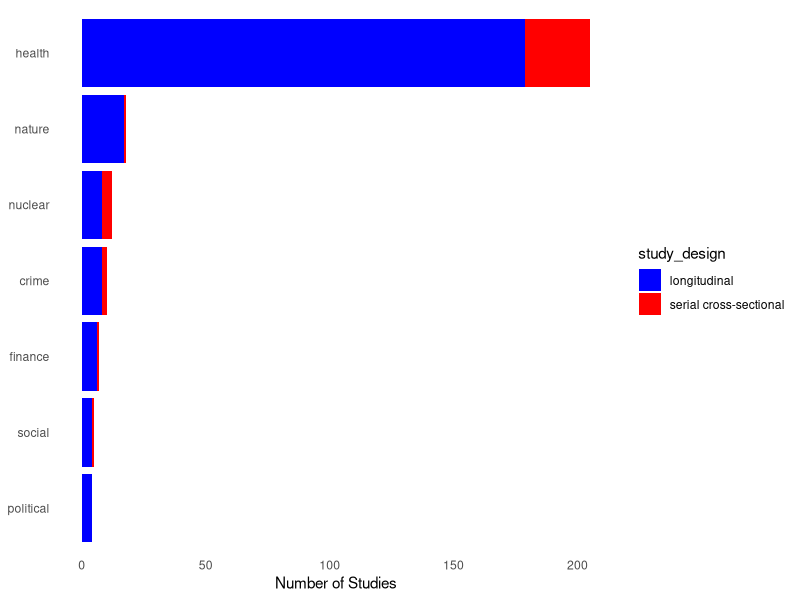
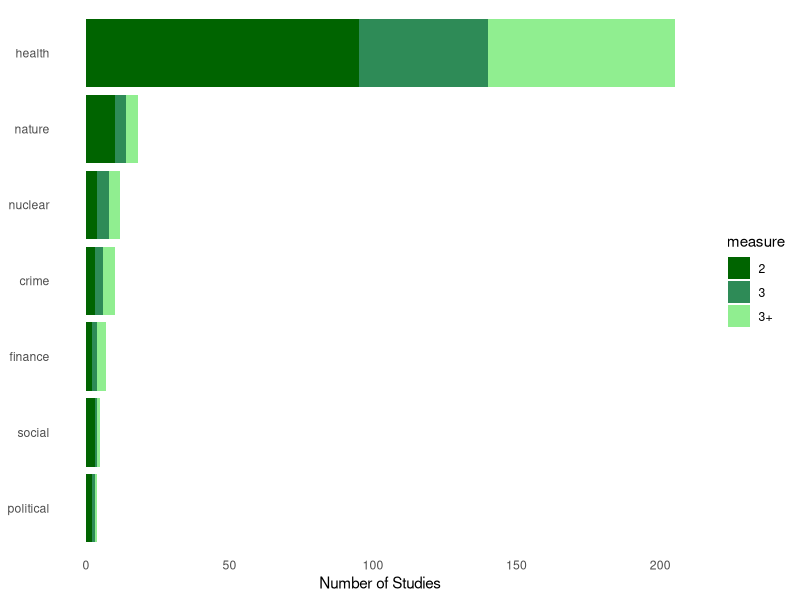
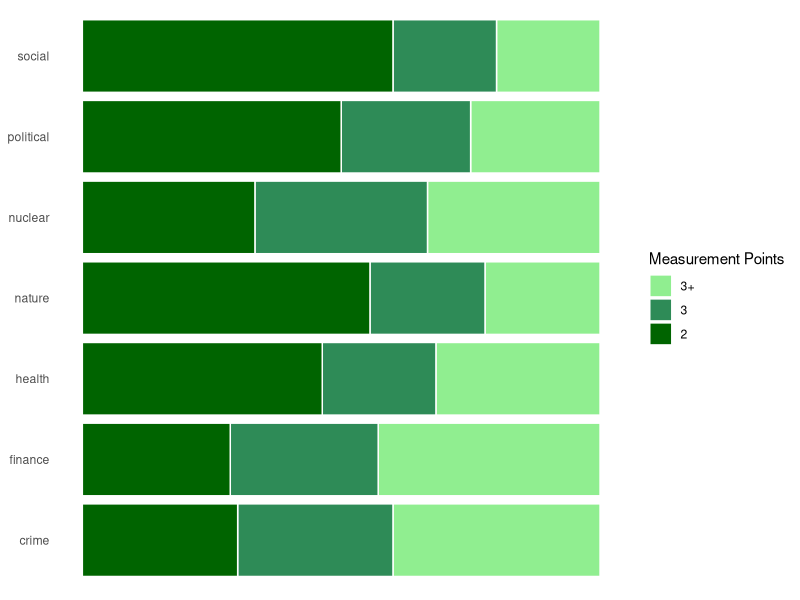
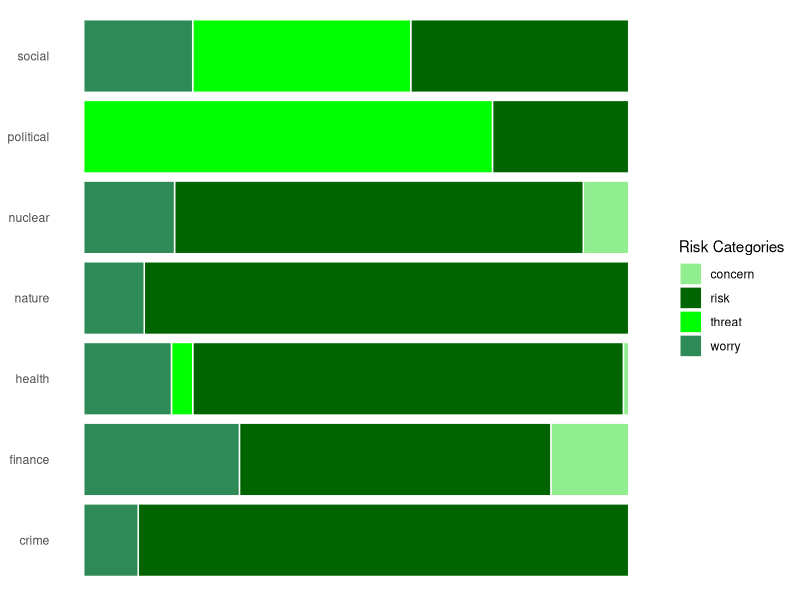
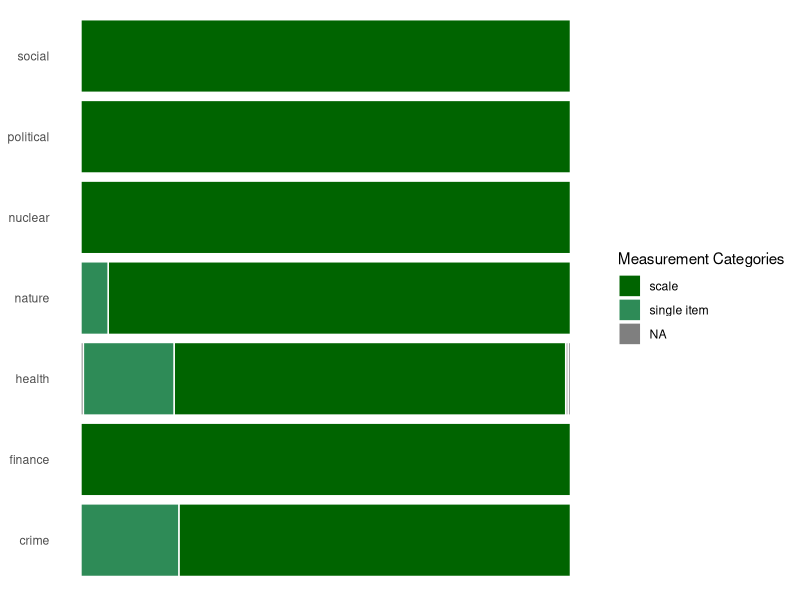
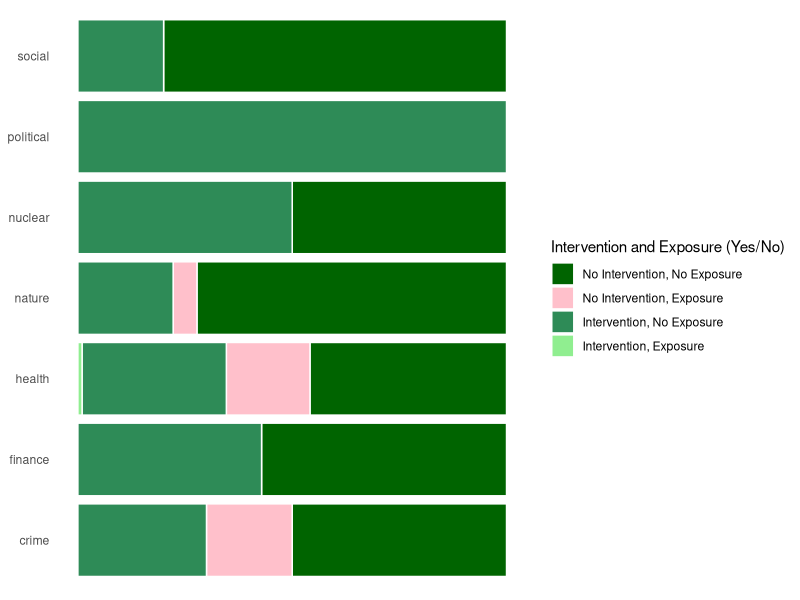
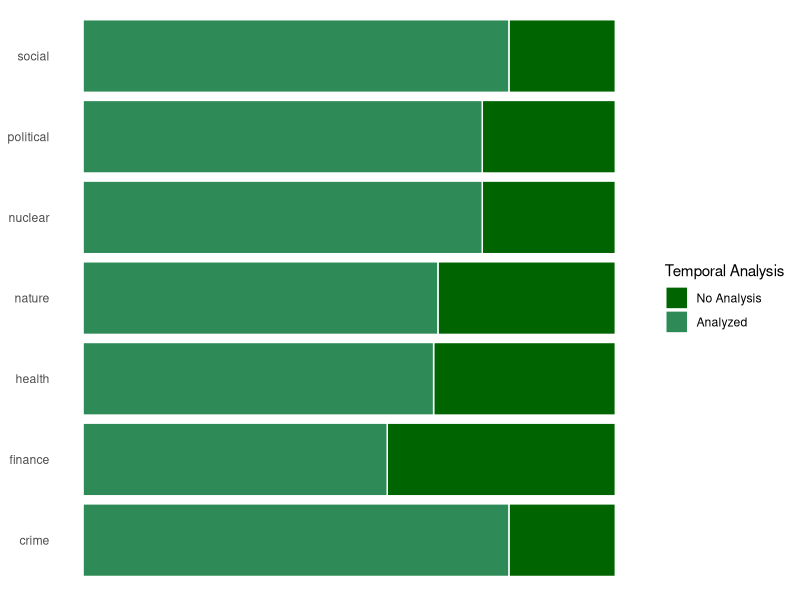
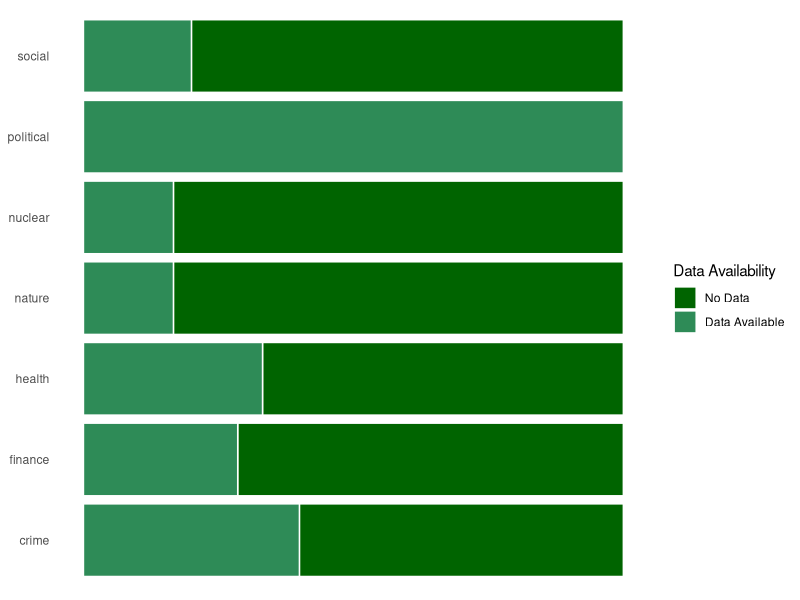

Generate these figures, in order, with R:
## ---- chunk 1
#####Prep ------------------
#load packages 
#install.packages("dplyr")
#install.packages("here")
library(dplyr)
library(here)
library(readr)
#install.packages("tidyverse")
library(tidyverse)
library(ggplot2)

#set working directory
setwd(here())
getwd()
## ---- chunk 2
df_final <- read_csv("data/final.csv")
## ---- chunk 3
create_combined_horizontal_bar <- function(df) {
  columns_of_interest <- c('health', 'finance', 'political', 'crime', 'nature', 'nuclear', 'social')
  
  # Create a long-format data frame for ggplot
  df_long <- df %>%
    gather(key = "variable", value = "value", columns_of_interest) %>%
    filter(value == 1)  # Filter only rows where the value is 1
  
  # Arrange levels of 'variable' by count in ascending order
  df_long$variable <- factor(df_long$variable, levels = names(sort(table(df_long$variable), decreasing = FALSE)))
  
  # Plotting the horizontal bar plot using ggplot2
  ggplot(df_long, aes(x = value, y = variable, fill = study_design)) +
    geom_bar(stat = "identity", position = position_stack(reverse = TRUE), color = NA) +  # Reverse the stacking order
    scale_fill_manual(values = c("serial cross-sectional" = "red", "longitudinal" = "blue")) +
    theme_minimal() +
    theme(panel.grid = element_blank(), panel.border = element_blank()) +  # Remove grid lines and borders
    labs(x = "Number of Studies", y = NULL, title = NULL) +  # Remove y-axis label and title
    xlab("Number of Studies")  # Set x-axis label
}

# Apply the function to df_final
create_combined_horizontal_bar(df_final)
## ---- chunk 4
# Assuming df_final already exists and you want to modify it
df_final <- df_final %>%
  mutate(measure = ifelse(times_measured_1 == 2, "2",
                          ifelse(times_measured_1 == 3, "3", "3+")))

# Function to create a single horizontal bar plot for counts of 1
create_combined_horizontal_bar <- function(df) {
  columns_of_interest <- c('health', 'finance', 'political', 'crime', 'nature', 'nuclear', 'social')
  
  # Create a long-format data frame for ggplot
  df_long <- df %>%
    gather(key = "variable", value = "value", columns_of_interest) %>%
    filter(value == 1)  # Filter only rows where the value is 1
  
  # Arrange levels of 'variable' by count in ascending order
  df_long$variable <- factor(df_long$variable, levels = names(sort(table(df_long$variable), decreasing = FALSE)))
  
  # Plotting the horizontal bar plot using ggplot2
  ggplot(df_long, aes(x = value, y = variable, fill = measure)) +
    geom_bar(stat = "identity", position = position_stack(reverse = TRUE), color = NA) +  # Reverse the stacking order
    scale_fill_manual(values = c("2" = "darkgreen", "3" = "seagreen", "3+" = "lightgreen")) +
    theme_minimal() +
    theme(panel.grid = element_blank(), panel.border = element_blank()) +  # Remove grid lines and borders
    labs(x = "Number of Studies", y = NULL, title = NULL) +  # Remove y-axis label and title
    xlab("Number of Studies")  # Set x-axis label
}

# Apply the function to df_final
create_combined_horizontal_bar(df_final)
## ---- chunk 5
create_combined_horizontal_bar <- function(df) {
  columns_of_interest <- c('health', 'finance', 'political', 'crime', 'nature', 'nuclear', 'social')
  
  # Create a long-format data frame for ggplot
  df_long <- df %>%
    gather(key = "variable", value = "value", columns_of_interest) %>%
    filter(value == 1)  # Filter only rows where the value is 1
  
  # Set the order of the levels for the 'measure' column
  df_long$measure <- factor(df_long$measure, levels = c("3+", "3", "2"))
  
  # Plotting the horizontal bar plot using ggplot2
  ggplot(df_long, aes(x = variable, fill = as.factor(measure))) +
    geom_bar(position = "fill", stat = "count", color = "white") +
    coord_flip() +  # Flip the coordinates for a horizontal bar plot
    theme_minimal() +
    theme(panel.grid = element_blank(), panel.border = element_blank(),
          axis.text.x = element_blank(), axis.title.x = element_blank()) +  # Remove x-axis labels and title
    labs(x = NULL, y = NULL, title = NULL) +  # Remove axis labels and change title
    scale_fill_manual(values = c("2" = "darkgreen", "3" = "seagreen", "3+" = "lightgreen"), name = "Measurement Points")  # Customize fill colors and legend title
}

# Apply the function to df_final
create_combined_horizontal_bar(df_final)
## ---- chunk 6
#kind of risk (risk, concern, worry)
create_combined_horizontal_bar <- function(df) {
  columns_of_interest <- c('health', 'finance', 'political', 'crime', 'nature', 'nuclear', 'social')
  
  # Create a long-format data frame for ggplot
  df_long <- df %>%
    gather(key = "variable", value = "value", columns_of_interest) %>%
    filter(value == 1)  # Filter only rows where the value is 1
  
  # Plotting the horizontal bar plot using ggplot2
  ggplot(df_long, aes(x = variable, fill = as.factor(risk_1))) +
    geom_bar(position = "fill", stat = "count", color = "white") +
    coord_flip() +  # Flip the coordinates for a horizontal bar plot
    theme_minimal() +
    theme(panel.grid = element_blank(), panel.border = element_blank(),
          axis.text.x = element_blank(), axis.title.x = element_blank()) +  # Remove x-axis labels and title
    labs(x = NULL, y = NULL, title = NULL) +  # Remove axis labels and change title
    scale_fill_manual(values = c(
      "risk" = "darkgreen", "worry" = "seagreen", "concern" = "lightgreen", "threat" = "green"
    ), name = "Risk Categories")  # Customize fill colors and legend title
}

# Apply the function to df_final
create_combined_horizontal_bar(df_final)
## ---- chunk 7
#### how measured (scale, single item, etc.)-----
create_combined_horizontal_bar <- function(df) {
  columns_of_interest <- c('health', 'finance', 'political', 'crime', 'nature', 'nuclear', 'social')
  
  # Create a long-format data frame for ggplot
  df_long <- df %>%
    gather(key = "variable", value = "value", columns_of_interest) %>%
    filter(value == 1)  # Filter only rows where the value is 1
  
  # Plotting the horizontal bar plot using ggplot2
  ggplot(df_long, aes(x = variable, fill = as.factor(measured_1))) +
    geom_bar(position = "fill", stat = "count", color = "white") +
    coord_flip() +  # Flip the coordinates for a horizontal bar plot
    theme_minimal() +
    theme(panel.grid = element_blank(), panel.border = element_blank(),
          axis.text.x = element_blank(), axis.title.x = element_blank()) +  # Remove x-axis labels and title
    labs(x = NULL, y = NULL, title = NULL) +  # Remove axis labels and change title
    scale_fill_manual(values = c(
      "scale" = "darkgreen", "single item" = "seagreen"
    ), name = "Measurement Categories")  # Customize fill colors and legend title
}

# Apply the function to df_final
create_combined_horizontal_bar(df_final)
## ---- chunk 8
#exposure and intervention
create_combined_horizontal_bar <- function(df) {
  columns_of_interest <- c('health', 'finance', 'political', 'crime', 'nature', 'nuclear', 'social')
  
  # Create a long-format data frame for ggplot
  df_long <- df %>%
    gather(key = "variable", value = "value", columns_of_interest) %>%
    filter(value == 1)  # Filter only rows where the value is 1
  
  # Create a new factor combining intervention and exposure columns
  df_long$factor_combined <- interaction(df_long$intervention_yesno_1, df_long$exposure_yesno_1)
  
  # Plotting the horizontal bar plot using ggplot2
  ggplot(df_long, aes(x = variable, fill = factor_combined)) +
    geom_bar(position = "fill", stat = "count", color = "white") +
    coord_flip() +  # Flip the coordinates for a horizontal bar plot
    theme_minimal() +
    theme(panel.grid = element_blank(), panel.border = element_blank(),
          axis.text.x = element_blank(), axis.title.x = element_blank()) +  # Remove x-axis labels and title
    labs(x = NULL, y = NULL, title = NULL) +  # Remove axis labels and change title
    scale_fill_manual(values = c(
      "0.0" = "darkgreen", 
      "0.1" = "seagreen",
      "1.0" = "pink",
      "1.1" = "lightgreen"
    ), name = "Intervention and Exposure (Yes/No)", labels = c(
      "No Intervention, No Exposure",
      "No Intervention, Exposure",
      "Intervention, No Exposure",
      "Intervention, Exposure"
    ))  # Customize fill colors and legend title
}

# Apply the function to df_final
create_combined_horizontal_bar(df_final)
## ---- chunk 9
# temporal analysis 
create_combined_horizontal_bar_temporal <- function(df) {
  columns_of_interest <- c('health', 'finance', 'political', 'crime', 'nature', 'nuclear', 'social')
  
  # Create a long-format data frame for ggplot
  df_long <- df %>%
    gather(key = "variable", value = "value", columns_of_interest) %>%
    filter(value == 1)  # Filter only rows where the value is 1
  
  # Create a new factor for temporal analysis column
  df_long$factor_combined <- as.factor(df_long$temporal_analysis_1)
  
  # Plotting the horizontal bar plot using ggplot2
  ggplot(df_long, aes(x = variable, fill = factor_combined)) +
    geom_bar(position = "fill", stat = "count", color = "white") +
    coord_flip() +  # Flip the coordinates for a horizontal bar plot
    theme_minimal() +
    theme(panel.grid = element_blank(), panel.border = element_blank(),
          axis.text.x = element_blank(), axis.title.x = element_blank()) +  # Remove x-axis labels and title
    labs(x = NULL, y = NULL, title = NULL) +  # Remove axis labels and change title
    scale_fill_manual(values = c(
      "0" = "darkgreen", 
      "1" = "seagreen"
    ), name = "Temporal Analysis", labels = c(
      "No Analysis",
      "Analyzed"
    ))  # Customize fill colors and legend title
}

# Apply the function to df_final
create_combined_horizontal_bar_temporal(df_final)
## ---- chunk 10
# data availability
# Create a new column data_availability_1
df_final$data_availability_1 <- as.integer(!is.na(df_final$data_availability) & df_final$data_availability != "")

create_combined_horizontal_bar_data <- function(df) {
  columns_of_interest <- c('health', 'finance', 'political', 'crime', 'nature', 'nuclear', 'social')
  
  # Create a long-format data frame for ggplot
  df_long <- df %>%
    gather(key = "variable", value = "value", columns_of_interest) %>%
    filter(value == 1)  # Filter only rows where the value is 1
  
  # Plotting the horizontal bar plot using ggplot2
  ggplot(df_long, aes(x = variable, fill = as.factor(data_availability_1))) +
    geom_bar(position = "fill", stat = "count", color = "white") +
    coord_flip() +  # Flip the coordinates for a horizontal bar plot
    theme_minimal() +
    theme(panel.grid = element_blank(), panel.border = element_blank(),
          axis.text.x = element_blank(), axis.title.x = element_blank()) +  # Remove x-axis labels and title
    labs(x = NULL, y = NULL, title = NULL) +  # Remove axis labels and change title
    scale_fill_manual(values = c(
      "0" = "darkgreen", 
      "1" = "seagreen"
    ), name = "Data Availability", labels = c(
      "No Data",
      "Data Available"
    ))  # Customize fill colors and legend title
}

# Apply the function to df_final
create_combined_horizontal_bar_data(df_final)
## ---- chunk 11
# Create a scatter plot with a correlation line
ggplot(df_final, aes(x = `test-retest_interval_1`, y = correlation_results_1, color = as.factor(health))) +
  geom_point() +  # Scatter plot
  geom_smooth(method = "lm", se = FALSE, color = "blue") +  # Add a linear regression line
  scale_color_manual(values = c("0" = "black", "1" = "red"), name = "Health") +  # Specify color for health values and set legend title
  theme_minimal() +  # Minimal theme
  labs(x = "Time Interval in days", y = "Correlation Results", title = NULL)+
  ylim(0,1)
## ---- chunk 12
# Create a scatter plot with a correlation line
ggplot(df_final, aes(x = `test-retest_interval_1`, y = correlation_results_1, color = as.factor(health))) +
  geom_point() +  # Scatter plot
  geom_smooth(method = "lm", se = FALSE, color = "blue") +  # Add a linear regression line
  scale_color_manual(values = c("0" = "black", "1" = "red"), name = "Health") +  # Specify color for health values and set legend title
  theme(
    panel.background = element_rect(fill = "white"),  # Set background color to white
    panel.grid.major = element_blank(),  # Remove major grid lines
    panel.grid.minor = element_blank(),  # Remove minor grid lines
    axis.line = element_line(color = "black"),  # Set axis line color
    legend.position = "bottom"  # Position legend at the bottom
  ) +
  labs(x = "Time Interval in days", y = "Correlation Results", title = NULL)+
  ylim(0,1)
## ---- chunk 13
# Function to create separate density plots for each category
create_separate_density_plots <- function(df) {
  columns_of_interest <- c('health', 'finance', 'political', 'crime', 'nature', 'nuclear', 'social')
  
  # Create a long-format data frame for ggplot
  df_long <- df %>%
    gather(key = "category", value = "value", columns_of_interest) %>%
    filter(value == 1)  # Filter only rows where the value is 1
  
  # Plotting the separate density plots using ggplot2
  ggplot(df_long, aes(x = times_measured_1, fill = category)) +
    geom_density(alpha = 0.5) +  # Density plot with transparency
    facet_wrap(~category, scales = "free_y") +  # Separate plots for each category
    scale_fill_manual(values = c(
      "health" = "darkgreen", "finance" = "blue", "political" = "purple",
      "crime" = "orange", "nature" = "red", "nuclear" = "brown", "social" = "cyan"
    )) +  # Specify colors for each category
    theme_minimal() +
    theme(panel.grid = element_blank(), panel.border = element_blank()) +  # Remove grid lines and borders
    labs(x = "Times Measured", y = "Density", title = NULL) +  # Set labels
    xlim(0, 50)  # Set x-axis limits
}

# Apply the function to df_final
create_separate_density_plots(df_final)
## ---- chunk 14
# Function to create stacked density plots for each category
create_stacked_density_plots <- function(df) {
  columns_of_interest <- c('health', 'finance', 'political', 'crime', 'nature', 'nuclear', 'social')
  
  # Create a long-format data frame for ggplot
  df_long <- df %>%
    gather(key = "category", value = "value", columns_of_interest) %>%
    filter(value == 1)  # Filter only rows where the value is 1
  
  # Plotting the stacked density plots using ggplot2
  ggplot(df_long, aes(x = times_measured_1, fill = category)) +
    geom_density(alpha = 0.5) +  # Density plot with transparency
    facet_grid(category ~ ., scales = "free_x", switch = "y") +  # Stacked plots with category names on the y-axis
    scale_fill_manual(values = c(
      "health" = "darkgreen", "finance" = "blue", "political" = "purple",
      "crime" = "orange", "nature" = "red", "nuclear" = "brown", "social" = "cyan"
    )) +  # Specify colors for each category
    theme_minimal() +
    theme(panel.grid = element_blank(), panel.border = element_blank()) +  # Remove grid lines and borders
    labs(x = "Times Measured", y = "Density", title = NULL) +  # Set labels
    xlim(0, 50)  # Set x-axis limits
}

# Apply the function to df_final
create_stacked_density_plots(df_final)
## ---- chunk 15
# Function to create stacked density plots for each category
create_stacked_density_plots <- function(df) {
  columns_of_interest <- c('health', 'finance', 'political', 'crime', 'nature', 'nuclear', 'social')
  
  # Create a long-format data frame for ggplot
  df_long <- df %>%
    gather(key = "category", value = "value", columns_of_interest) %>%
    filter(value == 1)  # Filter only rows where the value is 1
  
  # Plotting the stacked density plots using ggplot2
  ggplot(df_long, aes(x = times_measured_1, fill = category)) +
    geom_density(alpha = 0.5) +  # Density plot with transparency
    facet_grid(category ~ ., scales = "free_x", switch = "y") +  # Stacked plots with category names on the y-axis
    scale_fill_manual(values = c(
      "health" = "darkgreen", "finance" = "blue", "political" = "purple",
      "crime" = "orange", "nature" = "red", "nuclear" = "brown", "social" = "cyan"
    )) +  # Specify colors for each category
    theme_minimal() +
    theme(panel.grid = element_blank(), panel.border = element_blank(), axis.text.y = element_blank()) +  # Remove grid lines, borders, and y-axis text
    labs(x = "Times Measured", y = "Density", title = NULL) +  # Set labels
    xlim(2, 10)  # Set x-axis limits
}

# Apply the function to df_final
create_stacked_density_plots(df_final)
## ---- chunk 16
# Function to create stacked density plots for each category
create_stacked_density_plots <- function(df) {
  columns_of_interest <- c('health', 'finance', 'political', 'crime', 'nature', 'nuclear', 'social')
  
  # Create a long-format data frame for ggplot
  df_long <- df %>%
    gather(key = "category", value = "value", columns_of_interest) %>%
    filter(value == 1)  # Filter only rows where the value is 1
  
  # Plotting the stacked density plots using ggplot2
  ggplot(df_long, aes(x = sample_size_1, fill = category)) +
    geom_density(alpha = 0.5) +  # Density plot with transparency
    facet_grid(category ~ ., scales = "free_x", switch = "y") +  # Stacked plots with category names on the y-axis
    scale_fill_manual(values = c(
      "health" = "darkgreen", "finance" = "blue", "political" = "purple",
      "crime" = "orange", "nature" = "red", "nuclear" = "brown", "social" = "cyan"
    )) +  # Specify colors for each category
    theme_minimal() +
    theme(panel.grid = element_blank(), panel.border = element_blank(), axis.text.y = element_blank()) +  # Remove grid lines, borders, and y-axis text
    labs(x = "sample size", y = "Density", title = NULL) +  # Set labels
    xlim(0, 1000)  # Set x-axis limits
}

# Apply the function to df_final
create_stacked_density_plots(df_final)
## ---- chunk 17
# Create a new column by combining values from the three columns
df_final <- df_final %>%
  mutate(combined_column = paste(`test-retest_interval_1`, `temporal_trend_interval_1`, `mean_difference_interval_1`, sep = "_"))
# Remove non-numeric characters from the combined_column
df_final$combined_column <- gsub("[^0-9.]", "", df_final$combined_column)

# Convert the combined_column to numeric
df_final$combined_column <- as.numeric(df_final$combined_column)


# Function to create stacked density plots for each category
create_stacked_density_plots <- function(df) {
  columns_of_interest <- c('health', 'finance', 'political', 'crime', 'nature', 'nuclear', 'social')
  
  # Create a long-format data frame for ggplot
  df_long <- df %>%
    gather(key = "category", value = "value", columns_of_interest) %>%
    filter(value == 1)  # Filter only rows where the value is 1
  
  # Plotting the stacked density plots using ggplot2
  ggplot(df_long, aes(x = combined_column, fill = category)) +
    geom_density(alpha = 0.5) +  # Density plot with transparency
    facet_grid(category ~ ., scales = "free_x", switch = "y") +  # Stacked plots with category names on the y-axis
    scale_fill_manual(values = c(
      "health" = "darkgreen", "finance" = "blue", "political" = "purple",
      "crime" = "orange", "nature" = "red", "nuclear" = "brown", "social" = "cyan"
    )) +  # Specify colors for each category
    theme_minimal() +
    theme(panel.grid = element_blank(), panel.border = element_blank(), axis.text.y = element_blank()) +  # Remove grid lines, borders, and y-axis text
    labs(x = "Time interval", y = "Density", title = NULL) +  # Set labels
    xlim(2, 1000)  # Set x-axis limits
}

# Apply the function to df_final
create_stacked_density_plots(df_final)
## ---- chunk 18
create_stacked_density_plots <- function(df) {
  columns_of_interest <- c('health', 'finance', 'political', 'crime', 'nature', 'nuclear', 'social')
  
  # Create a long-format data frame for ggplot
  df_long <- df %>%
    gather(key = "category", value = "value", columns_of_interest) %>%
    filter(value == 1)  # Filter only rows where the value is 1
  
  # Plotting the stacked density plots using ggplot2
  ggplot(df_long, aes(x = publication_year, fill = category)) +
    geom_density(alpha = 0.5) +  # Density plot with transparency
    facet_grid(category ~ ., scales = "free_x", switch = "y") +  # Stacked plots with category names on the y-axis
    scale_fill_manual(values = c(
      "health" = "darkgreen", "finance" = "blue", "political" = "purple",
      "crime" = "orange", "nature" = "red", "nuclear" = "brown", "social" = "cyan"
    )) +  # Specify colors for each category
    theme_minimal() +
    theme(panel.grid = element_blank(), panel.border = element_blank(), axis.text.y = element_blank()) +  # Remove grid lines, borders, and y-axis text
    labs(x = "Publication Year", y = "Density", title = NULL)  # Set labels
}

# Apply the function to df_final
create_stacked_density_plots(df_final)
## ---- chunk 19
create_stacked_density_plots_item <- function(df) {
  columns_of_interest <- c('health', 'finance', 'political', 'crime', 'nature', 'nuclear', 'social')
  
  # Create a long-format data frame for ggplot
  df_long <- df %>%
    gather(key = "category", value = "value", columns_of_interest) %>%
    filter(value == 1)  # Filter only rows where the value is 1
  
  # Plotting the stacked density plots using ggplot2
  ggplot(df_long, aes(x = item_number_1, fill = category)) +
    geom_density(alpha = 0.5) +  # Density plot with transparency
    facet_grid(category ~ ., scales = "free_x", switch = "y") +  # Stacked plots with category names on the y-axis
    scale_fill_manual(values = c(
      "health" = "darkgreen", "finance" = "blue", "political" = "purple",
      "crime" = "orange", "nature" = "red", "nuclear" = "brown", "social" = "cyan"
    )) +  # Specify colors for each category
    theme_minimal() +
    theme(panel.grid = element_blank(), panel.border = element_blank(), axis.text.y = element_blank()) +  # Remove grid lines, borders, and y-axis text
    labs(x = "Item Number", y = "Density", title = NULL) +  # Set labels
    xlim(1, 10)  # Set x-axis limits
}

# Apply the function to df_final
create_stacked_density_plots_item(df_final)
## ---- chunk 20
create_stacked_density_plots_item <- function(df) {
  columns_of_interest <- c('health', 'finance', 'political', 'crime', 'nature', 'nuclear', 'social')
  
  # Create a long-format data frame for ggplot
  df_long <- df %>%
    gather(key = "category", value = "value", columns_of_interest) %>%
    filter(value == 1)  # Filter only rows where the value is 1
  
  # Plotting the stacked density plots using ggplot2
  ggplot(df_long, aes(x = times_measured_1, fill = category)) +
    geom_density(alpha = 0.5) +  # Density plot with transparency
    facet_grid(category ~ ., scales = "free_x", switch = "y") +  # Stacked plots with category names on the y-axis
    scale_fill_manual(values = c(
      "health" = "darkgreen", "finance" = "blue", "political" = "purple",
      "crime" = "orange", "nature" = "red", "nuclear" = "brown", "social" = "cyan"
    )) +  # Specify colors for each category
    theme_minimal() +
    theme(panel.grid = element_blank(), panel.border = element_blank(), axis.text.y = element_blank()) +  # Remove grid lines, borders, and y-axis text
    labs(x = "times measured", y = "Density", title = NULL) +  # Set labels
    xlim(1, 10)  # Set x-axis limits
}

# Apply the function to df_final
create_stacked_density_plots_item(df_final)
## ---- chunk 21
create_stacked_density_plots_item <- function(df) {
  columns_of_interest <- c('health', 'finance', 'political', 'crime', 'nature', 'nuclear', 'social')
  
  # Create a long-format data frame for ggplot
  df_long <- df %>%
    gather(key = "category", value = "value", columns_of_interest) %>%
    filter(value == 1)  # Filter only rows where the value is 1
  
  # Plotting the stacked density plots using ggplot2
  ggplot(df_long, aes(x = prop_female_1, fill = category)) +
    geom_density(alpha = 0.5) +  # Density plot with transparency
    facet_grid(category ~ ., scales = "free_x", switch = "y") +  # Stacked plots with category names on the y-axis
    scale_fill_manual(values = c(
      "health" = "darkgreen", "finance" = "blue", "political" = "purple",
      "crime" = "orange", "nature" = "red", "nuclear" = "brown", "social" = "cyan"
    )) +  # Specify colors for each category
    theme_minimal() +
    theme(panel.grid = element_blank(), panel.border = element_blank(), axis.text.y = element_blank()) +  # Remove grid lines, borders, and y-axis text
    labs(x = "female percentage", y = "Density", title = NULL) +  # Set labels
    xlim(0, 1)  # Set x-axis limits
}

# Apply the function to df_final
create_stacked_density_plots_item(df_final)
## ---- chunk 22
# Convert the column to numeric
df_final$mean_age_1 <- as.numeric(df_final$mean_age_1)
create_stacked_density_plots_item <- function(df) {
  columns_of_interest <- c('health', 'finance', 'political', 'crime', 'nature', 'nuclear', 'social')
  
  # Create a long-format data frame for ggplot
  df_long <- df %>%
    gather(key = "category", value = "value", columns_of_interest) %>%
    filter(value == 1)  # Filter only rows where the value is 1
  
  # Plotting the stacked density plots using ggplot2
  ggplot(df_long, aes(x = mean_age_1, fill = category)) +
    geom_density(alpha = 0.5) +  # Density plot with transparency
    facet_grid(category ~ ., scales = "free_x", switch = "y") +  # Stacked plots with category names on the y-axis
    scale_fill_manual(values = c(
      "health" = "darkgreen", "finance" = "blue", "political" = "purple",
      "crime" = "orange", "nature" = "red", "nuclear" = "brown", "social" = "cyan"
    )) +  # Specify colors for each category
    theme_minimal() +
    theme(panel.grid = element_blank(), panel.border = element_blank(), axis.text.y = element_blank()) +  # Remove grid lines, borders, and y-axis text
    labs(x = "mean age", y = "Density", title = NULL) +  # Set labels
    xlim(4, 70)  # Set x-axis limits
}

# Apply the function to df_final
create_stacked_density_plots_item(df_final)
## ---- chunk 23
# Combine the correlation results columns into one
correlation_results <- c(df_final$correlation_results_1, df_final$correlation_results_1.1,
                         df_final$correlation_results_1.2, df_final$correlation_results_1.3,
                         df_final$correlation_results_1.4, df_final$correlation_results_1.5,
                         df_final$correlation_results_1.6, df_final$correlation_results_1.7,
                         df_final$correlation_results_1.8)

# Create a dataframe with two columns: correlation_results and test_retest_interval_1
correlation_1 <- data.frame(correlation_results, `test-retest_interval_1` = df_final$`test-retest_interval_1`)

colnames(correlation_1) <- c("correlation_results", "correlation_interval_1")

# Remove rows with NAs from correlation dataframe
correlation_1 <- na.omit(correlation_1)



# Combine the correlation_2 results columns into one
correlation_results <- c(df_final$correlation_results_2)

# Create a dataframe with two columns: correlation_results and test_retest_interval_1
correlation_2 <- data.frame(correlation_results, `test-retest_interval_2` = df_final$`test-retest_interval_2`)

colnames(correlation_2) <- c("correlation_results", "correlation_interval_1")

correlation_2 <- na.omit(correlation_2)



# Combine the correlation_3 results columns into one
correlation_results <- c(df_final$correlation_results_3)

# Create a dataframe with two columns: correlation_results and test_retest_interval_1
correlation_3 <- data.frame(correlation_results, `test-retest_interval_3` = df_final$`test-retest_interval_3`)

colnames(correlation_3) <- c("correlation_results", "correlation_interval_1")

correlation_3 <- na.omit(correlation_3)



# Combine the correlation_4 results columns into one
correlation_results <- c(df_final$correlation_results_4)

# Create a dataframe with two columns: correlation_results and test_retest_interval_1
correlation_4 <- data.frame(correlation_results, `test-retest_interval_4` = df_final$`test-retest_interval_4`)

colnames(correlation_4) <- c("correlation_results", "correlation_interval_1")

correlation_4 <- na.omit(correlation_4)



# Combine the correlation_5 results columns into one
correlation_results <- c(df_final$correlation_results_5)

# Create a dataframe with two columns: correlation_results and test_retest_interval_1
correlation_5 <- data.frame(correlation_results, `test-retest_interval_5` = df_final$`test-retest_interval_5`)

colnames(correlation_5) <- c("correlation_results", "correlation_interval_1")

correlation_5 <- na.omit(correlation_5)



# Assuming correlation_2 has the same structure as correlation (two columns: correlation_results and correlation_interval_1)
correlation <- rbind(correlation_1, correlation_2, correlation_3, correlation_4, correlation_5 )
## ---- chunk 24
# Plot the two columns against each other with x-axis limited to 800 and a correlation line
ggplot(correlation, aes(x = correlation_interval_1, y = correlation_results)) +
  geom_point() +
  geom_smooth(method = "lm", se = FALSE, color = "blue") + # Add correlation line
  labs(x = "Correlation Interval", y = "Correlation Results") +
  xlim(0, 800) +
  ylim(0,1)
## ---- chunk 25
# Calculate correlation coefficient
correlation_coefficient <- cor(correlation$correlation_interval_1, correlation$correlation_results)

# Plot the two columns against each other with x-axis limited to 800 and a correlation line
ggplot(correlation, aes(x = correlation_interval_1, y = correlation_results)) +
  geom_point() +
  geom_smooth(method = "lm", se = FALSE, color = "blue") + # Add correlation line
  annotate("text", x = 400, y = 0.75, 
           label = paste("Correlation coefficient:", round(correlation_coefficient, 2)), 
           color = "blue", size = 4) +  # Add correlation coefficient annotation
  labs(x = "Correlation Interval", y = "Correlation Results") +
  xlim(0, 800) +
  ylim(0, 1)
  theme(panel.background = element_rect(fill = "white"))  # Set background color to white


####minimal indication that over time the correlation coefficient decreases. 



